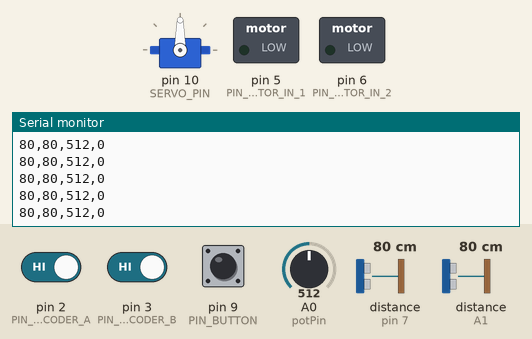
Simulated run of this sketch. Board: Arduino Uno, built with avr-gcc and run on an emulated ATmega328P. On the bench: servo, switched loads named in the sketch (green lamp = pin HIGH), the last lines printed to the serial monitor. Wiring (inferred from the names in the program): ultrasonic range finder: trigger pin 8; echo pin 7. Inputs (shaded band) come from the test bench; at power-on: A0 (potPin) = 512, pin 2 (PIN_MOTOR_ENCODER_A) HIGH, pin 3 (PIN_MOTOR_ENCODER_B) HIGH, pin 9 (PIN_BUTTON) LOW, distance to the obstacle (sensors on pin 7, A1) 80 cm. The echo pulse lasts 58.3 µs per cm; pins used as bus, display or sensor lines are not drawn.

Above: at 7.2 s.
7.3 s: A0 (potPin) set to 110
At 7.8 s:
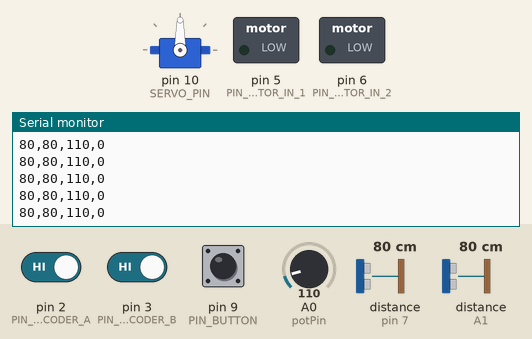
8.8 s: A0 (potPin) set to 93
At 9.6 s:
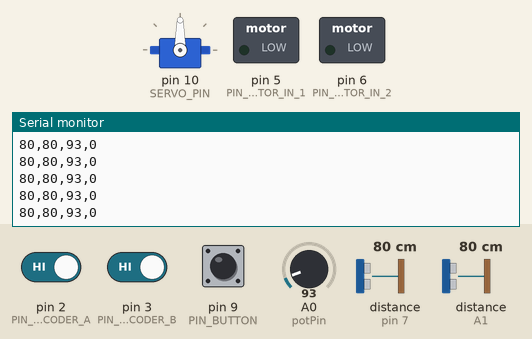
Timing chart, 0 to 11.8 s (numbered marks = the images above; inputs shaded):
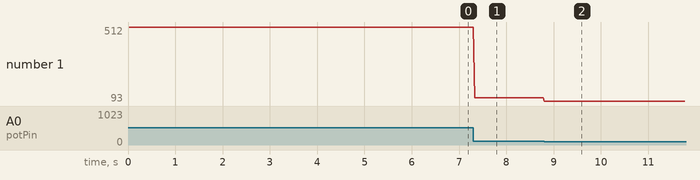

Measured:
- after the input at 7.3 s, the serial monitor: prints a new line at once (image 1)
- after the input at 8.8 s, the serial monitor: prints a new line at once (image 2)
- plotted number 1: 512 → 110 after the input at 7.3 s, 110 → 93 after the input at 8.8 s

The sketch:

motor_lab.ino
```cpp
#include <SharpIR.h>
#include <Wire.h>
//#include <Adafruit_PWMServoDriver.h>
#include <Servo.h>

#define potPin A0
#define trigPin 8
#define echoPin 7
#define IRPin A1
#define model 1080
#define STEPPER_STP_PIN 12
#define STEPPER_DIR_PIN 13
#define STEPPER_STEPS_PER_REV 400
#define SERVO_PIN 10

#define PWM_MAX 255

// Button Pin
#define PIN_BUTTON 9

// Motor encoder pins
#define PIN_MOTOR_ENCODER_A 2
#define PIN_MOTOR_ENCODER_B 3

#define PIN_MOTOR_IN_1 5
#define PIN_MOTOR_IN_2 6

#define DCM_CONTROL_POSITION 1
#define DCM_CONTROL_VELOCITY 0

// Motor encoder direction.
// Used for skip states by the encoder
// Thses values must be one or -1 for the code to function correctly
#define DCM_CC -1
#define DCM_CCW 1

// Ratio between encoder ticks and degrees
#define DCM_TICKS_TO_DEG_NUMERATOR 360.0
#define DCM_TICKS_TO_DEG_DENOMINATOR 3400.0

// Gains for position control for dc motor
#define POS_P 10
#define POS_I 0
#define POS_D 0
#define POS_I_CLAMP 65536
#define POS_OUT_CLAMP PWM_MAX
#define POS_PUNCH 0
#define POS_DEADZONE 0

// Gains for velocity control for dc motor
#define VEL_P 1
#define VEL_I 0
#define VEL_D 0
#define VEL_I_CLAMP 65536
#define VEL_OUT_CLAMP PWM_MAX
#define VEL_PUNCH 0
#define VEL_DEADZONE 0

// Returns the sign of a number
#define sgn(x) ((x) < 0 ? -1 : ((x) > 0 ? 1 : 0))

// Create variable to store the distance:
int IRdistance_cm, setDist;
long USdistance_cm;
int button_state;

// Previous encoder state;
int dcm_fb_a;
int dcm_fb_b;
int dcm_fb_direction;
int dcm_fb_position_ticks;

// DC Motor feedback
int dcm_fb_position, dcm_target_position;
int dcm_fb_velocity, dcm_target_velocity;
int dcm_velocity_power;
int dcm_control_scheme;

// PID Control history values
int pos_last, pos_accumulate;
int vel_last, vel_accumulate;

/* IR Sensor Model :
  GP2Y0A02YK0F --> 20150
  *GP2Y0A21YK0F --> 1080
  GP2Y0A710K0F --> 100500
  GP2YA41SK0F --> 430
*/

// STEPPER HELPER FUNCTIONS
void stepper_set_steps(int steps){
  if (steps < 0){
    digitalWrite(STEPPER_DIR_PIN, LOW);
    steps = steps * -1;
  }
  else{
    digitalWrite(STEPPER_DIR_PIN, HIGH);
  }

  for (int i = 0; i < steps; i++) {
    // These four lines result in 1 step:
    digitalWrite(STEPPER_STP_PIN, HIGH);
    delayMicroseconds(1000);
    digitalWrite(STEPPER_STP_PIN, LOW);
    delayMicroseconds(1000);
  }
}

// DC MOTOR HELPER FUNCTIONS

// Create a new instance of the SharpIR class:
SharpIR IRsensor = SharpIR(IRPin, model);
Servo servo;

int val = 0;
float k = 0.1;

void setup() {
  // Begin serial communication at a baudrate of 9600:
  Serial.begin(9600);
  pinMode(trigPin, OUTPUT);
  pinMode(echoPin, INPUT);

  // STEPPER PINS
  pinMode(STEPPER_STP_PIN, OUTPUT);
  pinMode(STEPPER_DIR_PIN, OUTPUT);

  // Button Pin
  pinMode(PIN_BUTTON, INPUT);

  // SERVO PINS
  servo.attach(SERVO_PIN);

  // DC MOTOR PINS
  pinMode(PIN_MOTOR_IN_1, OUTPUT);
  pinMode(PIN_MOTOR_IN_2, OUTPUT);

  pinMode(PIN_MOTOR_ENCODER_A, INPUT);
  pinMode(PIN_MOTOR_ENCODER_B, INPUT);

  // Attach interrupts for motor encoders
//  attachInterrupt(digitalPinToInterrupt(PIN_MOTOR_ENCODER_A), update_dcm_pos_feedback, CHANGE);
//  attachInterrupt(digitalPinToInterrupt(PIN_MOTOR_ENCODER_B), update_dcm_pos_feedback, CHANGE);

  // Initialize encoder state
  dcm_fb_a = digitalRead(PIN_MOTOR_ENCODER_A);
  dcm_fb_b = digitalRead(PIN_MOTOR_ENCODER_B);

  // Zero out globals
  dcm_fb_position = 0;
  dcm_fb_position_ticks = 0;
  dcm_fb_velocity = 0;
  dcm_target_position = 180;
  dcm_target_velocity = 0;
  dcm_velocity_power = 0;
  dcm_control_scheme = DCM_CONTROL_POSITION;
 }

void loop() {
  // Update sensors
  IRdistance_cm = IRsensor.distance();
//  setDist = map(analogRead(potPin),0,1023,0,50);
  setDist = analogRead(potPin);
  USdistance_cm = read_ultrasonic_sensor();
  button_state = digitalRead(PIN_BUTTON);
  print_sensors();
//  dcm_step();
}

int read_ultrasonic_sensor() {
  digitalWrite(trigPin, LOW);
  delayMicroseconds(2);
  digitalWrite(trigPin, HIGH);
  delayMicroseconds(10);
  digitalWrite(trigPin, LOW);
  int duration = pulseIn(echoPin, HIGH);
  return microsecondsToCentimeters(duration);
}

void print_sensors() {
  // Print the measured distance to the serial monitor:
  Serial.print(IRdistance_cm);
  Serial.print(",");
  Serial.print(USdistance_cm);
  Serial.print(",");
  Serial.print(setDist);
  Serial.print(",");
  Serial.println(button_state);

//  stepper_set_steps(100);
}

void servo_test(){
  for (int pos = 0; pos <= 180; pos += 1) { // goes from 0 degrees to 180 degrees
    // in steps of 1 degree
    servo.write(pos);              // tell servo to go to position in variable 'pos'
    delay(15);                       // waits 15ms for the servo to reach the position
  }
  for (int pos = 180; pos >= 0; pos -= 1) { // goes from 180 degrees to 0 degrees
    servo.write(pos);              // tell servo to go to position in variable 'pos'
    delay(15);                       // waits 15ms for the servo to reach the position
  }
}

long microsecondsToCentimeters(long microseconds) {
   return microseconds / 29 / 2;
}

// Limits the value of *val to be minimum <= *val <= maximum
void limit(int *val, int minimum, int maximum) {
  if (*val > maximum) {
    *val = maximum;
  } else if (*val < minimum) {
    *val = minimum;
  }
}

// Operates dc motor
void dcm_step() {
  if (dcm_control_scheme == DCM_CONTROL_POSITION) {
    int pos_pid =  pid(dcm_target_position, dcm_fb_position,
                    POS_P, POS_I, POS_D,
                    POS_I_CLAMP, POS_OUT_CLAMP, POS_PUNCH, POS_DEADZONE,
                    &pos_last, &pos_accumulate);

    if (pos_pid > 0) {
      analogWrite(PIN_MOTOR_IN_1, pos_pid);
      digitalWrite(PIN_MOTOR_IN_2, LOW);
    } else if (pos_pid < 0) {
      digitalWrite(PIN_MOTOR_IN_1, LOW);
      analogWrite(PIN_MOTOR_IN_2, abs(pos_pid));
    }

  } else if (dcm_control_scheme == DCM_CONTROL_VELOCITY) {
    int vel_pid =  pid(dcm_target_velocity, dcm_fb_velocity,
                    VEL_P, VEL_I, VEL_D,
                    VEL_I_CLAMP, VEL_OUT_CLAMP, VEL_PUNCH, VEL_DEADZONE,
                    &vel_last, &vel_accumulate);

    dcm_velocity_power += vel_pid;
    limit(&dcm_velocity_power, -PWM_MAX, PWM_MAX);
    if (vel_pid > 0) {
      analogWrite(PIN_MOTOR_IN_1, vel_pid);
      digitalWrite(PIN_MOTOR_IN_2, LOW);
    } else if (vel_pid < 0) {
      digitalWrite(PIN_MOTOR_IN_1, LOW);
      analogWrite(PIN_MOTOR_IN_2, abs(vel_pid));
    }
  }
}

// Updates the position feedback and direction based on the motor encoder values
void update_dcm_pos_feedback() {
  // Get new encoder values
  int a = digitalRead(PIN_MOTOR_ENCODER_A);
  int b = digitalRead(PIN_MOTOR_ENCODER_B);
  int pos_offset = 0;

  // Determine state change
  // Direction and states changed
  if (dcm_fb_a == LOW && dcm_fb_b == LOW) {
    if (a == LOW  && b == HIGH) { // Rotate CC
      pos_offset = 1*DCM_CC;
      dcm_fb_direction = DCM_CC;
    } else if (a == HIGH && b == HIGH) { // Skipped state
      pos_offset = 2*dcm_fb_direction;
    } else if (a == HIGH && b == LOW)  { // Rotate CW
      pos_offset = 1*DCM_CCW;
      dcm_fb_direction = DCM_CCW;
    } // a == LOW and b == LOW is the same state

  } else if (dcm_fb_a == LOW && dcm_fb_b == HIGH) {
    if (a == HIGH  && b == HIGH) { // Rotate CC
      pos_offset = 1*DCM_CC;
      dcm_fb_direction = DCM_CC;
    } else if (a == HIGH && b == LOW) { // Skipped state
      pos_offset = 2*dcm_fb_direction;
    } else if (a == LOW && b == LOW)  { // Rotate CW
      pos_offset = 1*DCM_CCW;
      dcm_fb_direction = DCM_CCW;
    } // a == LOW and b == HIGH is the same state

  } else if (dcm_fb_a == HIGH && dcm_fb_b == HIGH) {
    if (a == HIGH  && b == LOW) { // Rotate CC
      pos_offset = 1*DCM_CC;
      dcm_fb_direction = DCM_CC;
    } else if (a == LOW && b == LOW) { // Skipped state
      pos_offset = 2*dcm_fb_direction;
    } else if (a == LOW && b == HIGH)  { // Rotate CW
      pos_offset = 1*DCM_CCW;
      dcm_fb_direction = DCM_CCW;
    } // a == HIGH and b == HIGH is the same state

  } else if (dcm_fb_a == HIGH && dcm_fb_b == LOW) {
    if (a == LOW && b == LOW) { // Rotate CC
      pos_offset = 1*DCM_CC;
      dcm_fb_direction = DCM_CC;
    } else if (a == LOW && b == HIGH) { // Skipped state
      pos_offset = 2*dcm_fb_direction;
    } else if (a == HIGH && b == HIGH)  { // Rotate CW
      pos_offset = 1*DCM_CCW;
      dcm_fb_direction = DCM_CCW;
    } // a == HIGH and b == HIGH is the same state
  }

  // Update global variables
  dcm_fb_position_ticks += pos_offset;
  dcm_fb_position = (dcm_fb_position_ticks * DCM_TICKS_TO_DEG_NUMERATOR) / DCM_TICKS_TO_DEG_DENOMINATOR;
}
/*
void servo_goto(int deg)
{
  int pulselen = map(deg, 0, 180, SERVOMIN, SERVOMAX);
  uint8_t servonum = 15; // address on the board where the servo is wired
  servo.setPWM(servonum, 0, pulselen);
}
*/
/*
 * Params
 *  Target:     The target value
 *  Current:    T
 *  P:          P term
 *  I:          I term
 *  D:          D term
 *  i_clamp:    Limits the maximum and minimum absolute values of *accumulate error.
 *              Prevents integral windup
 *  out_clamp:  Maximum absolute value of the returned value
 *  punch:      Amount to add to absulute value of output.
 *              Helps overcome stiction
 *  deadzone:   Sets output to zero if absolute value of error is less than this
 *  *last:      Previous value of current. This function updates last
 *  *accumulate:  Integral windup term.
 */
int pid(int target, int current, int p, int i, int d, int i_clamp, int out_clamp, int punch, int deadzone, int *last, int *accumulate_error) {
  int error = target - current;

  // Deadzone stuff
  if (-deadzone < error && error < deadzone) {
    return 0;
  }

  // P stuff
  int p_term = p * error;

  // I stuff
  *accumulate_error += i * error;
  limit(accumulate_error, -i_clamp, i_clamp);
  int i_term = *accumulate_error * i;

  // D stuff
  int d_term  = (*last - current) * d;
  *last = current;

  // Punch stuff
  int punch_term = 0;
  if (error > 0) {
    punch_term = punch;
  } else if (error < 0) {
    punch_term = -punch;
  }

  int sum = p_term + i_term + d_term + punch_term;
  limit(&sum, -out_clamp, out_clamp);
//  Serial.print("T: ");
//  Serial.print(target);
//  Serial.print(" \t C: ");
//  Serial.println(current);
//  Serial.print(" \t E: ");
//  Serial.print(error);
//  Serial.print("     \t S: ");
//  Serial.println(sum);
  return sum;
}
```
